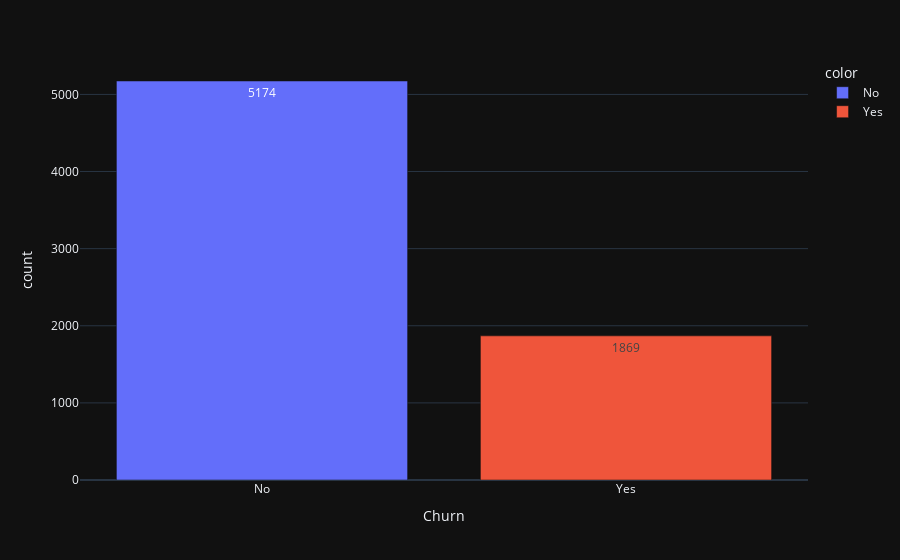

Source (notebook cell):
### Code cell
fig = px.bar(churn, x=churn.groupby('Churn')['tenure'].count().index, y=churn.groupby('Churn')['Churn'].count().values, text =churn.groupby('Churn')['Churn'].count(), color=churn.Churn.unique())
fig.update_layout(xaxis_title='Churn', yaxis_title='count', template='plotly_dark')

### Figure 1 — Plotly figure (JSON) as saved in the notebook; plotly's stock layout.template omitted (floating-point values rounded to 4 significant figures)
{"data": [{"alignmentgroup": "True", "hovertemplate": "color=No<br>x=%{x}<br>y=%{y}<br>text=%{text}<extra></extra>", "legendgroup": "No", "marker": {"color": "#636efa"}, "name": "No", "offsetgroup": "No", "orientation": "v", "showlegend": true, "text": [5174], "textposition": "auto", "type": "bar", "x": ["No"], "xaxis": "x", "y": [5174], "yaxis": "y"}, {"alignmentgroup": "True", "hovertemplate": "color=Yes<br>x=%{x}<br>y=%{y}<br>text=%{text}<extra></extra>", "legendgroup": "Yes", "marker": {"color": "#EF553B"}, "name": "Yes", "offsetgroup": "Yes", "orientation": "v", "showlegend": true, "text": [1869], "textposition": "auto", "type": "bar", "x": ["Yes"], "xaxis": "x", "y": [1869], "yaxis": "y"}], "layout": {"barmode": "relative", "legend": {"title": {"text": "color"}, "tracegroupgap": 0}, "margin": {"t": 60}, "xaxis": {"anchor": "y", "domain": [0, 1], "title": {"text": "Churn"}}, "yaxis": {"anchor": "x", "domain": [0, 1], "title": {"text": "count"}}}}
